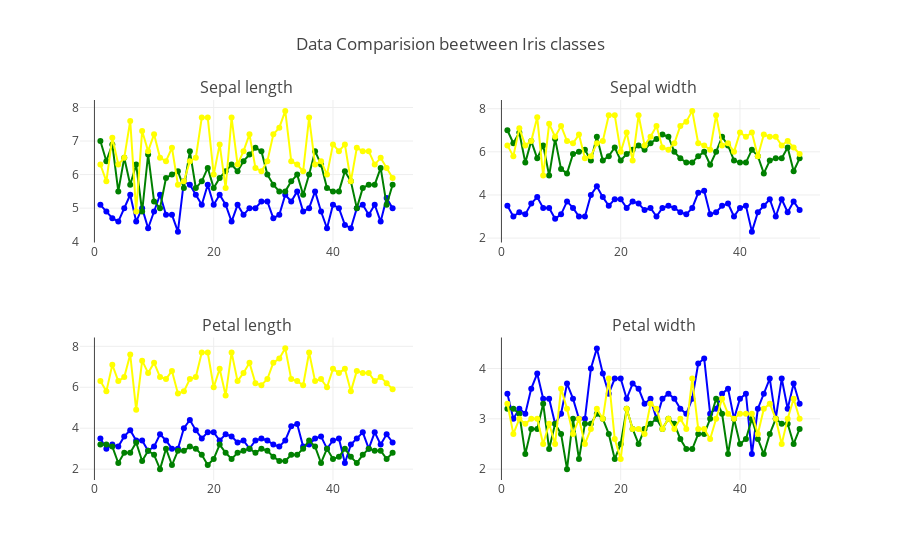

The notebook cell saved with this chart:
### Markdown cell above
## Data Visualisation

### Code cell
traces = []
colors = ["blue", "green", "yellow"]
for counter, col in enumerate(columns[:-1]):
    for i, color in zip(range(0, 150, 50), colors):
        traces.append(
            go.Scatter(
                x=np.linspace(1, 50),
                y=dataframe[i:i+50][col],
                legendgroup=dataframe.iloc[i]["Class"],
                name=dataframe.iloc[i]["Class"],
                mode="lines+markers",
                line=dict(
                    color=color
                ),
                showlegend=False
            )
        )

fig = tools.make_subplots(rows=2, cols=2, subplot_titles=columns[:-1])
coords = (
    (1, 1),
    (1, 2),
    (2, 1),
    (2, 2)
)
for cord, i in zip(coords, range(4)):
    for c in range(3):
        fig.append_trace(traces[i + c], cord[0], cord[1])
# dir(fig.layout)
fig['layout'].update(
    title='Data Comparision beetween Iris classes',
)
iplot(fig, filename='make-subplots-multiple-with-titles')

### Figure 1 — Plotly figure (JSON) as saved in the notebook; plotly's stock layout.template omitted (floating-point values rounded to 4 significant figures)
{"data": [{"legendgroup": "Iris-setosa", "line": {"color": "blue"}, "mode": "lines+markers", "name": "Iris-setosa", "showlegend": false, "type": "scatter", "uid": "d7fffc01-9f6e-4109-a033-32c2b9c908de", "x": [1, 2, 3, 4, 5, 6, 7, 8, 9, 10, 11, 12, 13, 14, 15, 16, 17, 18, 19, 20, 21, 22, 23, 24, 25, 26, 27, 28, 29, 30, 31, 32, 33, 34, 35, 36, 37, 38, 39, 40, 41, 42, 43, 44, 45, 46, 47, 48, 49, 50], "xaxis": "x", "y": [5.1, 4.9, 4.7, 4.6, 5, 5.4, 4.6, 5, 4.4, 4.9, 5.4, 4.8, 4.8, 4.3, 5.8, 5.7, 5.4, 5.1, 5.7, 5.1, 5.4, 5.1, 4.6, 5.1, 4.8, 5, 5, 5.2, 5.2, 4.7, 4.8, 5.4, 5.2, 5.5, 4.9, 5, 5.5, 4.9, 4.4, 5.1, 5, 4.5, 4.4, 5, 5.1, 4.8, 5.1, 4.6, 5.3, 5], "yaxis": "y"}, {"legendgroup": "Iris-versicolor", "line": {"color": "green"}, "mode": "lines+markers", "name": "Iris-versicolor", "showlegend": false, "type": "scatter", "uid": "4a2a3408-194a-421b-9991-e0c2de60433e", "x": [1, 2, 3, 4, 5, 6, 7, 8, 9, 10, 11, 12, 13, 14, 15, 16, 17, 18, 19, 20, 21, 22, 23, 24, 25, 26, 27, 28, 29, 30, 31, 32, 33, 34, 35, 36, 37, 38, 39, 40, 41, 42, 43, 44, 45, 46, 47, 48, 49, 50], "xaxis": "x", "y": [7, 6.4, 6.9, 5.5, 6.5, 5.7, 6.3, 4.9, 6.6, 5.2, 5, 5.9, 6, 6.1, 5.6, 6.7, 5.6, 5.8, 6.2, 5.6, 5.9, 6.1, 6.3, 6.1, 6.4, 6.6, 6.8, 6.7, 6, 5.7, 5.5, 5.5, 5.8, 6, 5.4, 6, 6.7, 6.3, 5.6, 5.5, 5.5, 6.1, 5.8, 5, 5.6, 5.7, 5.7, 6.2, 5.1, 5.7], "yaxis": "y"}, {"legendgroup": "Iris-virginica", "line": {"color": "yellow"}, "mode": "lines+markers", "name": "Iris-virginica", "showlegend": false, "type": "scatter", "uid": "672fdac6-f229-48f6-a655-432bc6a508a7", "x": [1, 2, 3, 4, 5, 6, 7, 8, 9, 10, 11, 12, 13, 14, 15, 16, 17, 18, 19, 20, 21, 22, 23, 24, 25, 26, 27, 28, 29, 30, 31, 32, 33, 34, 35, 36, 37, 38, 39, 40, 41, 42, 43, 44, 45, 46, 47, 48, 49, 50], "xaxis": "x", "y": [6.3, 5.8, 7.1, 6.3, 6.5, 7.6, 4.9, 7.3, 6.7, 7.2, 6.5, 6.4, 6.8, 5.7, 5.8, 6.4, 6.5, 7.7, 7.7, 6, 6.9, 5.6, 7.7, 6.3, 6.7, 7.2, 6.2, 6.1, 6.4, 7.2, 7.4, 7.9, 6.4, 6.3, 6.1, 7.7, 6.3, 6.4, 6, 6.9, 6.7, 6.9, 5.8, 6.8, 6.7, 6.7, 6.3, 6.5, 6.2, 5.9], "yaxis": "y"}, {"legendgroup": "Iris-versicolor", "line": {"color": "green"}, "mode": "lines+markers", "name": "Iris-versicolor", "showlegend": false, "type": "scatter", "uid": "59635b6e-ed12-45f5-92cf-328d6e4d3083", "x": [1, 2, 3, 4, 5, 6, 7, 8, 9, 10, 11, 12, 13, 14, 15, 16, 17, 18, 19, 20, 21, 22, 23, 24, 25, 26, 27, 28, 29, 30, 31, 32, 33, 34, 35, 36, 37, 38, 39, 40, 41, 42, 43, 44, 45, 46, 47, 48, 49, 50], "xaxis": "x2", "y": [7, 6.4, 6.9, 5.5, 6.5, 5.7, 6.3, 4.9, 6.6, 5.2, 5, 5.9, 6, 6.1, 5.6, 6.7, 5.6, 5.8, 6.2, 5.6, 5.9, 6.1, 6.3, 6.1, 6.4, 6.6, 6.8, 6.7, 6, 5.7, 5.5, 5.5, 5.8, 6, 5.4, 6, 6.7, 6.3, 5.6, 5.5, 5.5, 6.1, 5.8, 5, 5.6, 5.7, 5.7, 6.2, 5.1, 5.7], "yaxis": "y2"}, {"legendgroup": "Iris-virginica", "line": {"color": "yellow"}, "mode": "lines+markers", "name": "Iris-virginica", "showlegend": false, "type": "scatter", "uid": "5d4c64e0-9cac-49b3-8fb6-d9bff38d43df", "x": [1, 2, 3, 4, 5, 6, 7, 8, 9, 10, 11, 12, 13, 14, 15, 16, 17, 18, 19, 20, 21, 22, 23, 24, 25, 26, 27, 28, 29, 30, 31, 32, 33, 34, 35, 36, 37, 38, 39, 40, 41, 42, 43, 44, 45, 46, 47, 48, 49, 50], "xaxis": "x2", "y": [6.3, 5.8, 7.1, 6.3, 6.5, 7.6, 4.9, 7.3, 6.7, 7.2, 6.5, 6.4, 6.8, 5.7, 5.8, 6.4, 6.5, 7.7, 7.7, 6, 6.9, 5.6, 7.7, 6.3, 6.7, 7.2, 6.2, 6.1, 6.4, 7.2, 7.4, 7.9, 6.4, 6.3, 6.1, 7.7, 6.3, 6.4, 6, 6.9, 6.7, 6.9, 5.8, 6.8, 6.7, 6.7, 6.3, 6.5, 6.2, 5.9], "yaxis": "y2"}, {"legendgroup": "Iris-setosa", "line": {"color": "blue"}, "mode": "lines+markers", "name": "Iris-setosa", "showlegend": false, "type": "scatter", "uid": "3e6eea83-2535-4355-89ea-141e541acbe0", "x": [1, 2, 3, 4, 5, 6, 7, 8, 9, 10, 11, 12, 13, 14, 15, 16, 17, 18, 19, 20, 21, 22, 23, 24, 25, 26, 27, 28, 29, 30, 31, 32, 33, 34, 35, 36, 37, 38, 39, 40, 41, 42, 43, 44, 45, 46, 47, 48, 49, 50], "xaxis": "x2", "y": [3.5, 3, 3.2, 3.1, 3.6, 3.9, 3.4, 3.4, 2.9, 3.1, 3.7, 3.4, 3, 3, 4, 4.4, 3.9, 3.5, 3.8, 3.8, 3.4, 3.7, 3.6, 3.3, 3.4, 3, 3.4, 3.5, 3.4, 3.2, 3.1, 3.4, 4.1, 4.2, 3.1, 3.2, 3.5, 3.6, 3, 3.4, 3.5, 2.3, 3.2, 3.5, 3.8, 3, 3.8, 3.2, 3.7, 3.3], "yaxis": "y2"}, {"legendgroup": "Iris-virginica", "line": {"color": "yellow"}, "mode": "lines+markers", "name": "Iris-virginica", "showlegend": false, "type": "scatter", "uid": "dd6a1315-4f6b-4ca6-94c7-4122227702b8", "x": [1, 2, 3, 4, 5, 6, 7, 8, 9, 10, 11, 12, 13, 14, 15, 16, 17, 18, 19, 20, 21, 22, 23, 24, 25, 26, 27, 28, 29, 30, 31, 32, 33, 34, 35, 36, 37, 38, 39, 40, 41, 42, 43, 44, 45, 46, 47, 48, 49, 50], "xaxis": "x3", "y": [6.3, 5.8, 7.1, 6.3, 6.5, 7.6, 4.9, 7.3, 6.7, 7.2, 6.5, 6.4, 6.8, 5.7, 5.8, 6.4, 6.5, 7.7, 7.7, 6, 6.9, 5.6, 7.7, 6.3, 6.7, 7.2, 6.2, 6.1, 6.4, 7.2, 7.4, 7.9, 6.4, 6.3, 6.1, 7.7, 6.3, 6.4, 6, 6.9, 6.7, 6.9, 5.8, 6.8, 6.7, 6.7, 6.3, 6.5, 6.2, 5.9], "yaxis": "y3"}, {"legendgroup": "Iris-setosa", "line": {"color": "blue"}, "mode": "lines+markers", "name": "Iris-setosa", "showlegend": false, "type": "scatter", "uid": "62f65541-8c05-4b4d-9deb-69a8e191bccb", "x": [1, 2, 3, 4, 5, 6, 7, 8, 9, 10, 11, 12, 13, 14, 15, 16, 17, 18, 19, 20, 21, 22, 23, 24, 25, 26, 27, 28, 29, 30, 31, 32, 33, 34, 35, 36, 37, 38, 39, 40, 41, 42, 43, 44, 45, 46, 47, 48, 49, 50], "xaxis": "x3", "y": [3.5, 3, 3.2, 3.1, 3.6, 3.9, 3.4, 3.4, 2.9, 3.1, 3.7, 3.4, 3, 3, 4, 4.4, 3.9, 3.5, 3.8, 3.8, 3.4, 3.7, 3.6, 3.3, 3.4, 3, 3.4, 3.5, 3.4, 3.2, 3.1, 3.4, 4.1, 4.2, 3.1, 3.2, 3.5, 3.6, 3, 3.4, 3.5, 2.3, 3.2, 3.5, 3.8, 3, 3.8, 3.2, 3.7, 3.3], "yaxis": "y3"}, {"legendgroup": "Iris-versicolor", "line": {"color": "green"}, "mode": "lines+markers", "name": "Iris-versicolor", "showlegend": false, "type": "scatter", "uid": "280f77f9-b3e3-43f7-9c26-2c0831c1ef3d", "x": [1, 2, 3, 4, 5, 6, 7, 8, 9, 10, 11, 12, 13, 14, 15, 16, 17, 18, 19, 20, 21, 22, 23, 24, 25, 26, 27, 28, 29, 30, 31, 32, 33, 34, 35, 36, 37, 38, 39, 40, 41, 42, 43, 44, 45, 46, 47, 48, 49, 50], "xaxis": "x3", "y": [3.2, 3.2, 3.1, 2.3, 2.8, 2.8, 3.3, 2.4, 2.9, 2.7, 2, 3, 2.2, 2.9, 2.9, 3.1, 3, 2.7, 2.2, 2.5, 3.2, 2.8, 2.5, 2.8, 2.9, 3, 2.8, 3, 2.9, 2.6, 2.4, 2.4, 2.7, 2.7, 3, 3.4, 3.1, 2.3, 3, 2.5, 2.6, 3, 2.6, 2.3, 2.7, 3, 2.9, 2.9, 2.5, 2.8], "yaxis": "y3"}, {"legendgroup": "Iris-setosa", "line": {"color": "blue"}, "mode": "lines+markers", "name": "Iris-setosa", "showlegend": false, "type": "scatter", "uid": "9cb97490-9e96-4ef2-98de-2354dabf127f", "x": [1, 2, 3, 4, 5, 6, 7, 8, 9, 10, 11, 12, 13, 14, 15, 16, 17, 18, 19, 20, 21, 22, 23, 24, 25, 26, 27, 28, 29, 30, 31, 32, 33, 34, 35, 36, 37, 38, 39, 40, 41, 42, 43, 44, 45, 46, 47, 48, 49, 50], "xaxis": "x4", "y": [3.5, 3, 3.2, 3.1, 3.6, 3.9, 3.4, 3.4, 2.9, 3.1, 3.7, 3.4, 3, 3, 4, 4.4, 3.9, 3.5, 3.8, 3.8, 3.4, 3.7, 3.6, 3.3, 3.4, 3, 3.4, 3.5, 3.4, 3.2, 3.1, 3.4, 4.1, 4.2, 3.1, 3.2, 3.5, 3.6, 3, 3.4, 3.5, 2.3, 3.2, 3.5, 3.8, 3, 3.8, 3.2, 3.7, 3.3], "yaxis": "y4"}, {"legendgroup": "Iris-versicolor", "line": {"color": "green"}, "mode": "lines+markers", "name": "Iris-versicolor", "showlegend": false, "type": "scatter", "uid": "d6025345-bd22-47d6-8113-964f13948e74", "x": [1, 2, 3, 4, 5, 6, 7, 8, 9, 10, 11, 12, 13, 14, 15, 16, 17, 18, 19, 20, 21, 22, 23, 24, 25, 26, 27, 28, 29, 30, 31, 32, 33, 34, 35, 36, 37, 38, 39, 40, 41, 42, 43, 44, 45, 46, 47, 48, 49, 50], "xaxis": "x4", "y": [3.2, 3.2, 3.1, 2.3, 2.8, 2.8, 3.3, 2.4, 2.9, 2.7, 2, 3, 2.2, 2.9, 2.9, 3.1, 3, 2.7, 2.2, 2.5, 3.2, 2.8, 2.5, 2.8, 2.9, 3, 2.8, 3, 2.9, 2.6, 2.4, 2.4, 2.7, 2.7, 3, 3.4, 3.1, 2.3, 3, 2.5, 2.6, 3, 2.6, 2.3, 2.7, 3, 2.9, 2.9, 2.5, 2.8], "yaxis": "y4"}, {"legendgroup": "Iris-virginica", "line": {"color": "yellow"}, "mode": "lines+markers", "name": "Iris-virginica", "showlegend": false, "type": "scatter", "uid": "d877a2ed-c870-493b-8f9a-9b948b633e7a", "x": [1, 2, 3, 4, 5, 6, 7, 8, 9, 10, 11, 12, 13, 14, 15, 16, 17, 18, 19, 20, 21, 22, 23, 24, 25, 26, 27, 28, 29, 30, 31, 32, 33, 34, 35, 36, 37, 38, 39, 40, 41, 42, 43, 44, 45, 46, 47, 48, 49, 50], "xaxis": "x4", "y": [3.3, 2.7, 3, 2.9, 3, 3, 2.5, 2.9, 2.5, 3.6, 3.2, 2.7, 3, 2.5, 2.8, 3.2, 3, 3.8, 2.6, 2.2, 3.2, 2.8, 2.8, 2.7, 3.3, 3.2, 2.8, 3, 2.8, 3, 2.8, 3.8, 2.8, 2.8, 2.6, 3, 3.4, 3.1, 3, 3.1, 3.1, 3.1, 2.7, 3.2, 3.3, 3, 2.5, 3, 3.4, 3], "yaxis": "y4"}], "layout": {"annotations": [{"font": {"size": 16}, "showarrow": false, "text": "Sepal length", "x": 0.225, "xanchor": "center", "xref": "paper", "y": 1, "yanchor": "bottom", "yref": "paper"}, {"font": {"size": 16}, "showarrow": false, "text": "Sepal width", "x": 0.775, "xanchor": "center", "xref": "paper", "y": 1, "yanchor": "bottom", "yref": "paper"}, {"font": {"size": 16}, "showarrow": false, "text": "Petal length", "x": 0.225, "xanchor": "center", "xref": "paper", "y": 0.375, "yanchor": "bottom", "yref": "paper"}, {"font": {"size": 16}, "showarrow": false, "text": "Petal width", "x": 0.775, "xanchor": "center", "xref": "paper", "y": 0.375, "yanchor": "bottom", "yref": "paper"}], "title": {"text": "Data Comparision beetween Iris classes"}, "xaxis": {"anchor": "y", "domain": [0, 0.45]}, "xaxis2": {"anchor": "y2", "domain": [0.55, 1]}, "xaxis3": {"anchor": "y3", "domain": [0, 0.45]}, "xaxis4": {"anchor": "y4", "domain": [0.55, 1]}, "yaxis": {"anchor": "x", "domain": [0.625, 1]}, "yaxis2": {"anchor": "x2", "domain": [0.625, 1]}, "yaxis3": {"anchor": "x3", "domain": [0, 0.375]}, "yaxis4": {"anchor": "x4", "domain": [0, 0.375]}}}
